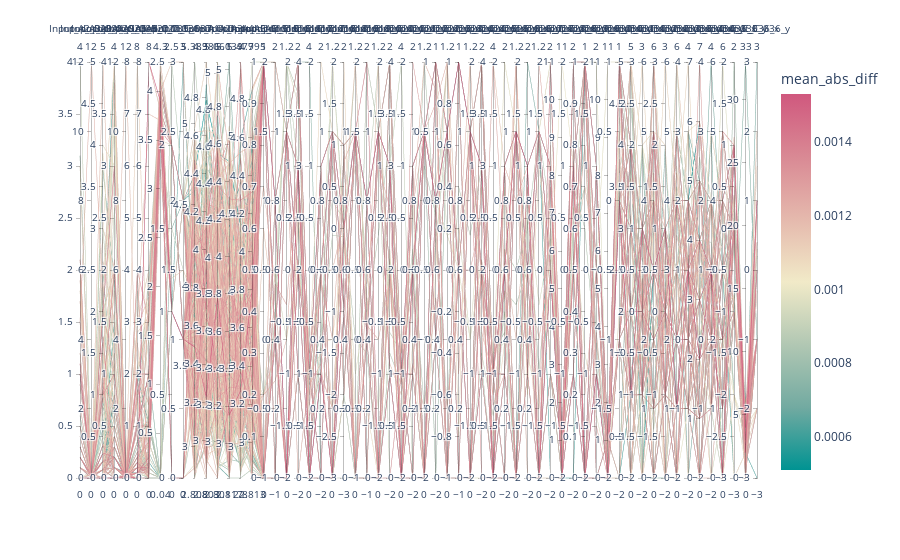

This figure's notebook cell:
### Code cell
px.parallel_coordinates(target, color='mean_abs_diff', color_continuous_scale=px.colors.diverging.Tealrose)

### Figure 1 — Plotly figure (JSON) as saved in the notebook; plotly's stock layout.template omitted (floating-point values rounded to 4 significant figures; data arrays with more than 128 entries replaced by an {"elided": "..."} marker saying what was removed)
{"data": [{"dimensions": [{"label": "Input_A2_020", "values": {"elided": "339 float values"}}, {"label": "Input_A3_001", "values": {"elided": "339 float values"}}, {"label": "Input_A3_020", "values": {"elided": "339 float values"}}, {"label": "Input_A4_020", "values": {"elided": "339 float values"}}, {"label": "Input_A5_005", "values": {"elided": "339 float values"}}, {"label": "Input_A5_020", "values": {"elided": "339 float values"}}, {"label": "Input_A6_020", "values": {"elided": "339 float values"}}, {"label": "Input_C_135", "values": {"elided": "339 float values"}}, {"label": "Input_C_136", "values": {"elided": "339 float values"}}, {"label": "Input_C_137", "values": {"elided": "339 float values"}}, {"label": "Output_A1", "values": {"elided": "339 float values"}}, {"label": "Output_A2", "values": {"elided": "339 float values"}}, {"label": "Output_A3", "values": {"elided": "339 float values"}}, {"label": "Output_A4", "values": {"elided": "339 float values"}}, {"label": "Output_A5", "values": {"elided": "339 float values"}}, {"label": "Output_A6", "values": {"elided": "339 float values"}}, {"label": "Input_C_015_x", "values": {"elided": "339 float values"}}, {"label": "Input_C_015_y", "values": {"elided": "339 float values"}}, {"label": "Input_C_016_x", "values": {"elided": "339 float values"}}, {"label": "Input_C_016_y", "values": {"elided": "339 float values"}}, {"label": "Input_C_017_x", "values": {"elided": "339 float values"}}, {"label": "Input_C_017_y", "values": {"elided": "339 float values"}}, {"label": "Input_C_018_x", "values": {"elided": "339 float values"}}, {"label": "Input_C_018_y", "values": {"elided": "339 float values"}}, {"label": "Input_C_019_x", "values": {"elided": "339 float values"}}, {"label": "Input_C_019_y", "values": {"elided": "339 float values"}}, {"label": "Input_C_020_x", "values": {"elided": "339 float values"}}, {"label": "Input_C_020_y", "values": {"elided": "339 float values"}}, {"label": "Input_C_021_x", "values": {"elided": "339 float values"}}, {"label": "Input_C_021_y", "values": {"elided": "339 float values"}}, {"label": "Input_C_022_x", "values": {"elided": "339 float values"}}, {"label": "Input_C_022_y", "values": {"elided": "339 float values"}}, {"label": "Input_C_023_x", "values": {"elided": "339 float values"}}, {"label": "Input_C_023_y", "values": {"elided": "339 float values"}}, {"label": "Input_C_024_x", "values": {"elided": "339 float values"}}, {"label": "Input_C_024_y", "values": {"elided": "339 float values"}}, {"label": "Input_C_025_x", "values": {"elided": "339 float values"}}, {"label": "Input_C_025_y", "values": {"elided": "339 float values"}}, {"label": "Input_C_026_x", "values": {"elided": "339 float values"}}, {"label": "Input_C_026_y", "values": {"elided": "339 float values"}}, {"label": "Input_C_027_x", "values": {"elided": "339 float values"}}, {"label": "Input_C_027_y", "values": {"elided": "339 float values"}}, {"label": "Input_C_028_x", "values": {"elided": "339 float values"}}, {"label": "Input_C_028_y", "values": {"elided": "339 float values"}}, {"label": "Input_C_029_x", "values": {"elided": "339 float values"}}, {"label": "Input_C_029_y", "values": {"elided": "339 float values"}}, {"label": "Input_C_030_x", "values": {"elided": "339 float values"}}, {"label": "Input_C_030_y", "values": {"elided": "339 float values"}}, {"label": "Input_C_031_x", "values": {"elided": "339 float values"}}, {"label": "Input_C_031_y", "values": {"elided": "339 float values"}}, {"label": "Input_C_032_x", "values": {"elided": "339 float values"}}, {"label": "Input_C_032_y", "values": {"elided": "339 float values"}}, {"label": "Input_C_033_x", "values": {"elided": "339 float values"}}, {"label": "Input_C_033_y", "values": {"elided": "339 float values"}}, {"label": "Input_C_034_x", "values": {"elided": "339 float values"}}, {"label": "Input_C_034_y", "values": {"elided": "339 float values"}}, {"label": "Input_C_035_x", "values": {"elided": "339 float values"}}, {"label": "Input_C_035_y", "values": {"elided": "339 float values"}}, {"label": "Input_C_036_x", "values": {"elided": "339 float values"}}, {"label": "Input_C_036_y", "values": {"elided": "339 float values"}}, {"label": "Input_C_037_x", "values": {"elided": "339 float values"}}, {"label": "Input_C_037_y", "values": {"elided": "339 float values"}}, {"label": "Input_C_038_x", "values": {"elided": "339 float values"}}, {"label": "Input_C_038_y", "values": {"elided": "339 float values"}}, {"label": "Input_C_063_x", "values": {"elided": "339 float values"}}, {"label": "Input_C_063_y", "values": {"elided": "339 float values"}}, {"label": "Input_C_064_x", "values": {"elided": "339 float values"}}, {"label": "Input_C_064_y", "values": {"elided": "339 float values"}}, {"label": "Input_C_065_x", "values": {"elided": "339 float values"}}, {"label": "Input_C_065_y", "values": {"elided": "339 float values"}}, {"label": "Input_C_066_x", "values": {"elided": "339 float values"}}, {"label": "Input_C_066_y", "values": {"elided": "339 float values"}}, {"label": "Input_C_067_x", "values": {"elided": "339 float values"}}, {"label": "Input_C_067_y", "values": {"elided": "339 float values"}}, {"label": "Input_C_068_x", "values": {"elided": "339 float values"}}, {"label": "Input_C_068_y", "values": {"elided": "339 float values"}}, {"label": "Input_C_069_x", "values": {"elided": "339 float values"}}, {"label": "Input_C_069_y", "values": {"elided": "339 float values"}}, {"label": "Input_C_070_x", "values": {"elided": "339 float values"}}, {"label": "Input_C_070_y", "values": {"elided": "339 float values"}}, {"label": "Input_C_071_x", "values": {"elided": "339 float values"}}, {"label": "Input_C_071_y", "values": {"elided": "339 float values"}}, {"label": "Input_C_072_x", "values": {"elided": "339 float values"}}, {"label": "Input_C_072_y", "values": {"elided": "339 float values"}}, {"label": "Input_C_073_x", "values": {"elided": "339 float values"}}, {"label": "Input_C_073_y", "values": {"elided": "339 float values"}}, {"label": "Input_C_074_x", "values": {"elided": "339 float values"}}, {"label": "Input_C_074_y", "values": {"elided": "339 float values"}}, {"label": "Input_C_075_x", "values": {"elided": "339 float values"}}, {"label": "Input_C_075_y", "values": {"elided": "339 float values"}}, {"label": "Input_C_076_x", "values": {"elided": "339 float values"}}, {"label": "Input_C_076_y", "values": {"elided": "339 float values"}}, {"label": "Input_C_077_x", "values": {"elided": "339 float values"}}, {"label": "Input_C_077_y", "values": {"elided": "339 float values"}}, {"label": "Input_C_078_x", "values": {"elided": "339 float values"}}, {"label": "Input_C_078_y", "values": {"elided": "339 float values"}}, {"label": "Input_C_079_x", "values": {"elided": "339 float values"}}, {"label": "Input_C_079_y", "values": {"elided": "339 float values"}}, {"label": "Input_C_080_x", "values": {"elided": "339 float values"}}, {"label": "Input_C_080_y", "values": {"elided": "339 float values"}}, {"label": "Input_C_081_x", "values": {"elided": "339 float values"}}, {"label": "Input_C_081_y", "values": {"elided": "339 float values"}}, {"label": "Input_C_082_x", "values": {"elided": "339 float values"}}, {"label": "Input_C_082_y", "values": {"elided": "339 float values"}}, {"label": "outlier", "values": {"elided": "339 int values"}}, {"label": "mean_abs_diff", "values": {"elided": "339 float values"}}], "domain": {"x": [0, 1], "y": [0, 1]}, "line": {"color": {"elided": "339 float values"}, "coloraxis": "coloraxis"}, "name": "", "type": "parcoords"}], "layout": {"coloraxis": {"colorbar": {"title": {"text": "mean_abs_diff"}}, "colorscale": [[0, "rgb(0, 147, 146)"], [0.1667, "rgb(114, 170, 161)"], [0.3333, "rgb(177, 199, 179)"], [0.5, "rgb(241, 234, 200)"], [0.6667, "rgb(229, 185, 173)"], [0.8333, "rgb(217, 137, 148)"], [1, "rgb(208, 88, 126)"]]}, "legend": {"tracegroupgap": 0}, "margin": {"t": 60}}}
